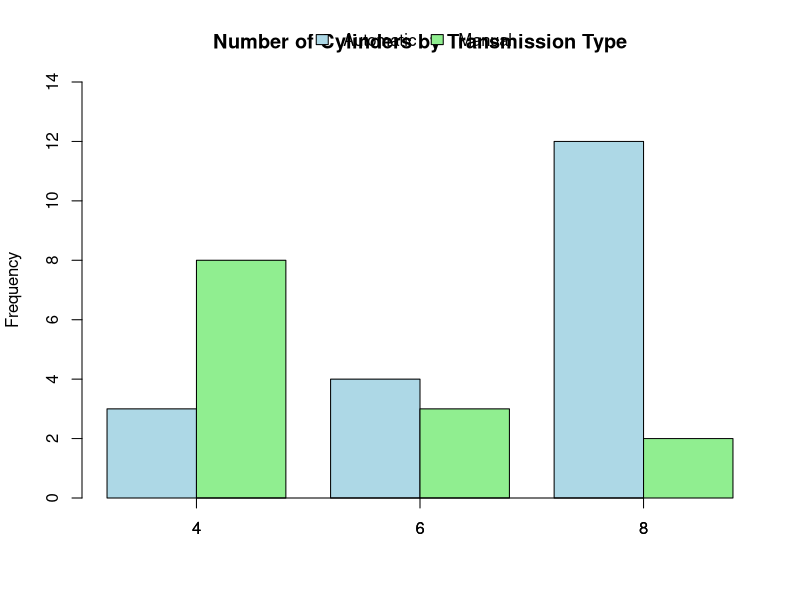

This chart was generated by the following R code:
data(mtcars)

cyl_am_table <- table(mtcars$cyl, mtcars$am)

cyl_am_table <- t(cyl_am_table)

bp <- barplot(cyl_am_table,
              beside = TRUE,                        
              col = c("lightblue", "lightgreen"),           
              ylab = "Frequency",                         
              main = "Number of Cylinders by Transmission Type", 
              ylim = c(0, max(cyl_am_table) + 2),           
              axes = FALSE,                                 
              space = c(0, 0.5),                            
              names.arg = NULL)                             

axis(1, at = colMeans(bp), labels = c("4", "6", "8"), tick = TRUE)

axis(2)

legend("top", inset = c(0, -0.15), legend = c("Automatic", "Manual"), 
       fill = c("lightblue", "lightgreen"), xpd = TRUE, horiz = TRUE, bty = "n")

